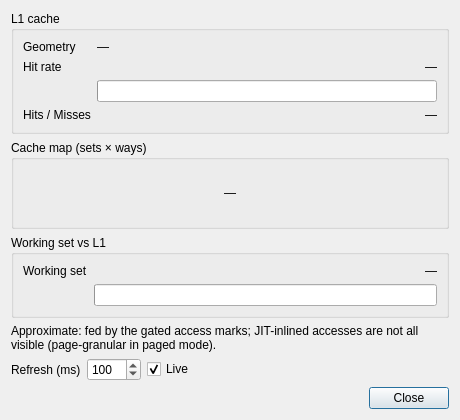
<?xml version="1.0" encoding="UTF-8"?>
<ui version="4.0">
 <class>Cache</class>
 <widget class="QDialog" name="Cache">
  <property name="geometry">
   <rect>
    <x>0</x>
    <y>0</y>
    <width>460</width>
    <height>420</height>
   </rect>
  </property>
  <property name="windowTitle">
   <string>CPU Cache (approximate)</string>
  </property>
  <layout class="QVBoxLayout" name="verticalLayout">
   <item>
    <widget class="QGroupBox" name="l1Group">
     <property name="title">
      <string>L1 cache</string>
     </property>
     <layout class="QFormLayout" name="l1Form">
      <item row="0" column="0">
       <widget class="QLabel" name="geoLabel">
        <property name="text">
         <string>Geometry</string>
        </property>
       </widget>
      </item>
      <item row="0" column="1">
       <widget class="QLabel" name="geoValue">
        <property name="text">
         <string>—</string>
        </property>
       </widget>
      </item>
      <item row="1" column="0">
       <widget class="QLabel" name="hitLabel">
        <property name="text">
         <string>Hit rate</string>
        </property>
       </widget>
      </item>
      <item row="1" column="1">
       <widget class="QLabel" name="hitValue">
        <property name="text">
         <string>—</string>
        </property>
        <property name="alignment">
         <set>Qt::AlignRight|Qt::AlignVCenter</set>
        </property>
       </widget>
      </item>
      <item row="2" column="1">
       <widget class="QProgressBar" name="hitBar">
        <property name="maximum">
         <number>100</number>
        </property>
       </widget>
      </item>
      <item row="3" column="0">
       <widget class="QLabel" name="countsLabel">
        <property name="text">
         <string>Hits / Misses</string>
        </property>
       </widget>
      </item>
      <item row="3" column="1">
       <widget class="QLabel" name="countsValue">
        <property name="text">
         <string>—</string>
        </property>
        <property name="alignment">
         <set>Qt::AlignRight|Qt::AlignVCenter</set>
        </property>
       </widget>
      </item>
     </layout>
    </widget>
   </item>
   <item>
    <widget class="QGroupBox" name="mapGroup">
     <property name="title">
      <string>Cache map (sets × ways)</string>
     </property>
     <layout class="QVBoxLayout" name="mapLayout">
      <item>
       <widget class="QLabel" name="cacheMap">
        <property name="minimumSize">
         <size>
          <width>400</width>
          <height>48</height>
         </size>
        </property>
        <property name="text">
         <string>—</string>
        </property>
        <property name="alignment">
         <set>Qt::AlignCenter</set>
        </property>
       </widget>
      </item>
     </layout>
    </widget>
   </item>
   <item>
    <widget class="QGroupBox" name="wsGroup">
     <property name="title">
      <string>Working set vs L1</string>
     </property>
     <layout class="QFormLayout" name="wsForm">
      <item row="0" column="0">
       <widget class="QLabel" name="wsLabel">
        <property name="text">
         <string>Working set</string>
        </property>
       </widget>
      </item>
      <item row="0" column="1">
       <widget class="QLabel" name="wsValue">
        <property name="text">
         <string>—</string>
        </property>
        <property name="alignment">
         <set>Qt::AlignRight|Qt::AlignVCenter</set>
        </property>
       </widget>
      </item>
      <item row="1" column="1">
       <widget class="QProgressBar" name="wsBar">
        <property name="maximum">
         <number>100</number>
        </property>
       </widget>
      </item>
     </layout>
    </widget>
   </item>
   <item>
    <widget class="QLabel" name="noteLabel">
     <property name="text">
      <string>Approximate: fed by the gated access marks; JIT-inlined accesses are not all visible (page-granular in paged mode).</string>
     </property>
     <property name="wordWrap">
      <bool>true</bool>
     </property>
    </widget>
   </item>
   <item>
    <layout class="QHBoxLayout" name="controlLayout">
     <item>
      <widget class="QLabel" name="refreshLabel">
       <property name="text">
        <string>Refresh (ms)</string>
       </property>
      </widget>
     </item>
     <item>
      <widget class="QSpinBox" name="refreshSpin">
       <property name="minimum">
        <number>50</number>
       </property>
       <property name="maximum">
        <number>2000</number>
       </property>
       <property name="singleStep">
        <number>10</number>
       </property>
       <property name="value">
        <number>100</number>
       </property>
      </widget>
     </item>
     <item>
      <widget class="QCheckBox" name="liveCheck">
       <property name="text">
        <string>Live</string>
       </property>
       <property name="checked">
        <bool>true</bool>
       </property>
      </widget>
     </item>
     <item>
      <spacer name="horizontalSpacer">
       <property name="orientation">
        <enum>Qt::Horizontal</enum>
       </property>
       <property name="sizeHint" stdset="0">
        <size>
         <width>40</width>
         <height>20</height>
        </size>
       </property>
      </spacer>
     </item>
    </layout>
   </item>
   <item>
    <layout class="QHBoxLayout" name="buttonLayout">
     <item>
      <spacer name="buttonSpacer">
       <property name="orientation">
        <enum>Qt::Horizontal</enum>
       </property>
       <property name="sizeHint" stdset="0">
        <size>
         <width>40</width>
         <height>20</height>
        </size>
       </property>
      </spacer>
     </item>
     <item>
      <widget class="QDialogButtonBox" name="buttonBox">
       <property name="standardButtons">
        <set>QDialogButtonBox::Close</set>
       </property>
      </widget>
     </item>
    </layout>
   </item>
  </layout>
 </widget>
 <resources/>
 <connections>
  <connection>
   <sender>buttonBox</sender>
   <signal>rejected()</signal>
   <receiver>Cache</receiver>
   <slot>reject()</slot>
   <hints>
    <hint type="sourcelabel">
     <x>410</x>
     <y>400</y>
    </hint>
    <hint type="destinationlabel">
     <x>230</x>
     <y>210</y>
    </hint>
   </hints>
  </connection>
 </connections>
</ui>
